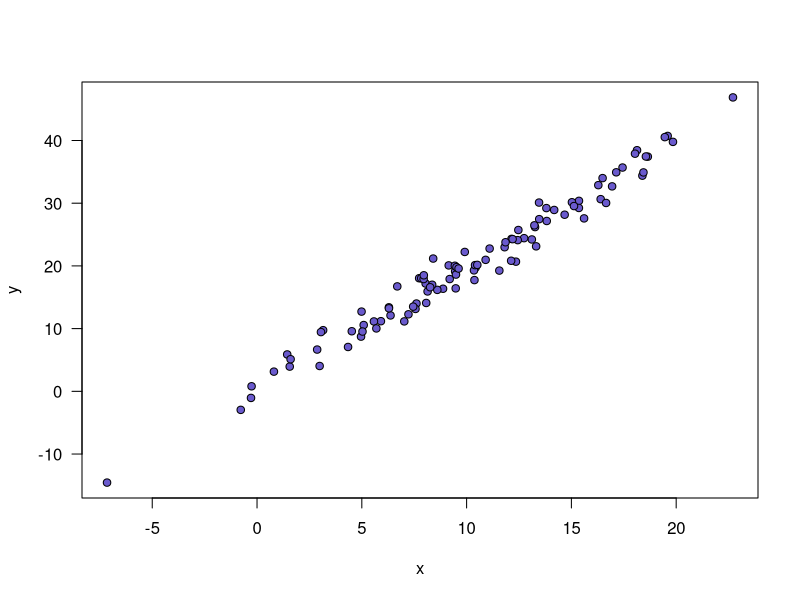

This chart was generated by the following R code:
## ---- chunk 1
x <- rnorm(100, 10, 5)
y <- 2*x + rnorm(100, 0, 2)
## ---- chunk 2
plot(x, y, pch=21, bg="slateblue", las=1)
## ---- chunk 3
out <- lm(y ~ x)
summary(out)
## ---- chunk 4
sessionInfo()
